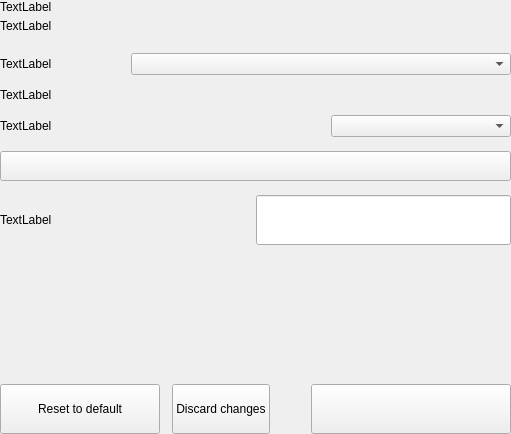
<?xml version="1.0" encoding="UTF-8"?>
<ui version="4.0">
 <class>SettingsDisplayOptionsWidget</class>
 <widget class="QWidget" name="SettingsDisplayOptionsWidget">
  <property name="geometry">
   <rect>
    <x>0</x>
    <y>0</y>
    <width>511</width>
    <height>434</height>
   </rect>
  </property>
  <property name="windowTitle">
   <string>Form</string>
  </property>
  <layout class="QVBoxLayout" name="verticalLayout">
   <property name="spacing">
    <number>0</number>
   </property>
   <property name="leftMargin">
    <number>0</number>
   </property>
   <property name="topMargin">
    <number>0</number>
   </property>
   <property name="rightMargin">
    <number>0</number>
   </property>
   <property name="bottomMargin">
    <number>0</number>
   </property>
   <item>
    <widget class="QWidget" name="left" native="true">
     <layout class="QVBoxLayout" name="verticalLayout_3">
      <property name="leftMargin">
       <number>0</number>
      </property>
      <property name="topMargin">
       <number>0</number>
      </property>
      <property name="rightMargin">
       <number>0</number>
      </property>
      <property name="bottomMargin">
       <number>0</number>
      </property>
      <item>
       <layout class="QVBoxLayout" name="verticalLayout_2">
        <property name="spacing">
         <number>0</number>
        </property>
        <item>
         <layout class="QHBoxLayout" name="horizontalLayout_3">
          <property name="spacing">
           <number>0</number>
          </property>
          <item>
           <layout class="QVBoxLayout" name="verticalLayoutTitle">
            <property name="spacing">
             <number>5</number>
            </property>
            <item>
             <widget class="QLabel" name="labelTitle">
              <property name="text">
               <string>TextLabel</string>
              </property>
             </widget>
            </item>
            <item>
             <widget class="QLabel" name="labelSubtitle1">
              <property name="text">
               <string>TextLabel</string>
              </property>
              <property name="wordWrap">
               <bool>true</bool>
              </property>
             </widget>
            </item>
           </layout>
          </item>
         </layout>
        </item>
        <item>
         <spacer name="verticalSpacer_2">
          <property name="orientation">
           <enum>Qt::Vertical</enum>
          </property>
          <property name="sizeType">
           <enum>QSizePolicy::Fixed</enum>
          </property>
          <property name="sizeHint" stdset="0">
           <size>
            <width>20</width>
            <height>20</height>
           </size>
          </property>
         </spacer>
        </item>
        <item>
         <layout class="QHBoxLayout" name="horizontalLayout_2">
          <item>
           <widget class="QLabel" name="labelTitleLanguage">
            <property name="text">
             <string>TextLabel</string>
            </property>
           </widget>
          </item>
          <item>
           <spacer name="horizontalSpacer_3">
            <property name="orientation">
             <enum>Qt::Horizontal</enum>
            </property>
            <property name="sizeHint" stdset="0">
             <size>
              <width>40</width>
              <height>20</height>
             </size>
            </property>
           </spacer>
          </item>
          <item>
           <widget class="QComboBox" name="comboBoxLanguage">
            <property name="minimumSize">
             <size>
              <width>380</width>
              <height>0</height>
             </size>
            </property>
            <property name="maximumSize">
             <size>
              <width>280</width>
              <height>16777215</height>
             </size>
            </property>
           </widget>
          </item>
         </layout>
        </item>
        <item>
         <spacer name="verticalThreads2">
          <property name="orientation">
           <enum>Qt::Vertical</enum>
          </property>
          <property name="sizeType">
           <enum>QSizePolicy::Fixed</enum>
          </property>
          <property name="sizeHint" stdset="0">
           <size>
            <width>20</width>
            <height>10</height>
           </size>
          </property>
         </spacer>
        </item>
        <item>
         <layout class="QHBoxLayout" name="horizontalPercentagezOho">
          <item>
           <widget class="QLabel" name="labelTitleUnit">
            <property name="text">
             <string>TextLabel</string>
            </property>
           </widget>
          </item>
          <item>
           <spacer name="horizontalSpacerPercentagezOho">
            <property name="orientation">
             <enum>Qt::Horizontal</enum>
            </property>
            <property name="sizeHint" stdset="0">
             <size>
              <width>40</width>
              <height>20</height>
             </size>
            </property>
           </spacer>
          </item>
          <item>
           <widget class="QValueComboBox" name="comboBoxUnit" native="true">
            <property name="minimumSize">
             <size>
              <width>180</width>
              <height>0</height>
             </size>
            </property>
            <property name="maximumSize">
             <size>
              <width>180</width>
              <height>16777215</height>
             </size>
            </property>
           </widget>
          </item>
         </layout>
        </item>
        <item>
         <spacer name="verticalDenomzOho">
          <property name="orientation">
           <enum>Qt::Vertical</enum>
          </property>
          <property name="sizeType">
           <enum>QSizePolicy::Fixed</enum>
          </property>
          <property name="sizeHint" stdset="0">
           <size>
            <width>20</width>
            <height>10</height>
           </size>
          </property>
         </spacer>
        </item>
        <item>
         <layout class="QHBoxLayout" name="horizontalDenomzOho">
          <item>
           <widget class="QLabel" name="labelTitleDigits">
            <property name="text">
             <string>TextLabel</string>
            </property>
           </widget>
          </item>
          <item>
           <spacer name="horizontalDenomzOho_1">
            <property name="orientation">
             <enum>Qt::Horizontal</enum>
            </property>
            <property name="sizeHint" stdset="0">
             <size>
              <width>40</width>
              <height>20</height>
             </size>
            </property>
           </spacer>
          </item>
          <item>
           <widget class="QComboBox" name="comboBoxDigits">
            <property name="minimumSize">
             <size>
              <width>180</width>
              <height>0</height>
             </size>
            </property>
            <property name="maximumSize">
             <size>
              <width>180</width>
              <height>16777215</height>
             </size>
            </property>
           </widget>
          </item>
         </layout>
        </item>
        <item>
         <spacer name="verticalSpacer_4">
          <property name="orientation">
           <enum>Qt::Vertical</enum>
          </property>
          <property name="sizeType">
           <enum>QSizePolicy::Minimum</enum>
          </property>
          <property name="sizeHint" stdset="0">
           <size>
            <width>20</width>
            <height>14</height>
           </size>
          </property>
         </spacer>
        </item>
        <item>
         <widget class="QPushButton" name="pushButtonSwitchBalance">
          <property name="minimumSize">
           <size>
            <width>0</width>
            <height>30</height>
           </size>
          </property>
          <property name="focusPolicy">
           <enum>Qt::NoFocus</enum>
          </property>
          <property name="text">
           <string/>
          </property>
          <property name="checkable">
           <bool>true</bool>
          </property>
         </widget>
        </item>
        <item>
         <spacer name="verticalSpacer_3">
          <property name="orientation">
           <enum>Qt::Vertical</enum>
          </property>
          <property name="sizeType">
           <enum>QSizePolicy::Preferred</enum>
          </property>
          <property name="sizeHint" stdset="0">
           <size>
            <width>20</width>
            <height>14</height>
           </size>
          </property>
         </spacer>
        </item>
        <item>
         <layout class="QHBoxLayout" name="horizontalLayout" stretch="1,1">
          <property name="spacing">
           <number>0</number>
          </property>
          <item>
           <widget class="QLabel" name="labelTitleUrl">
            <property name="text">
             <string>TextLabel</string>
            </property>
           </widget>
          </item>
          <item>
           <widget class="QLineEdit" name="lineEditUrl">
            <property name="minimumSize">
             <size>
              <width>0</width>
              <height>50</height>
             </size>
            </property>
            <property name="maximumSize">
             <size>
              <width>16777215</width>
              <height>50</height>
             </size>
            </property>
           </widget>
          </item>
         </layout>
        </item>
        <item>
         <spacer name="verticalSpacer">
          <property name="orientation">
           <enum>Qt::Vertical</enum>
          </property>
          <property name="sizeHint" stdset="0">
           <size>
            <width>20</width>
            <height>40</height>
           </size>
          </property>
         </spacer>
        </item>
        <item>
         <layout class="QHBoxLayout" name="horizontalLayout_7">
          <property name="spacing">
           <number>12</number>
          </property>
          <item>
           <widget class="QPushButton" name="pushButtonReset">
            <property name="minimumSize">
             <size>
              <width>160</width>
              <height>50</height>
             </size>
            </property>
            <property name="maximumSize">
             <size>
              <width>50</width>
              <height>16777215</height>
             </size>
            </property>
            <property name="focusPolicy">
             <enum>Qt::NoFocus</enum>
            </property>
            <property name="text">
             <string>Reset to default</string>
            </property>
           </widget>
          </item>
          <item>
           <widget class="QPushButton" name="pushButtonClean">
            <property name="minimumSize">
             <size>
              <width>0</width>
              <height>50</height>
             </size>
            </property>
            <property name="focusPolicy">
             <enum>Qt::NoFocus</enum>
            </property>
            <property name="text">
             <string>Discard changes</string>
            </property>
           </widget>
          </item>
          <item>
           <spacer name="horizontalSpacer_5">
            <property name="orientation">
             <enum>Qt::Horizontal</enum>
            </property>
            <property name="sizeType">
             <enum>QSizePolicy::Expanding</enum>
            </property>
            <property name="sizeHint" stdset="0">
             <size>
              <width>40</width>
              <height>20</height>
             </size>
            </property>
           </spacer>
          </item>
          <item>
           <widget class="QPushButton" name="pushButtonSave">
            <property name="minimumSize">
             <size>
              <width>200</width>
              <height>50</height>
             </size>
            </property>
            <property name="maximumSize">
             <size>
              <width>200</width>
              <height>50</height>
             </size>
            </property>
            <property name="focusPolicy">
             <enum>Qt::NoFocus</enum>
            </property>
            <property name="text">
             <string/>
            </property>
           </widget>
          </item>
         </layout>
        </item>
       </layout>
      </item>
     </layout>
    </widget>
   </item>
  </layout>
 </widget>
 <customwidgets>
  <customwidget>
   <class>QValueComboBox</class>
   <extends>QWidget</extends>
   <header>qvaluecombobox.h</header>
  </customwidget>
 </customwidgets>
 <resources/>
 <connections/>
</ui>
